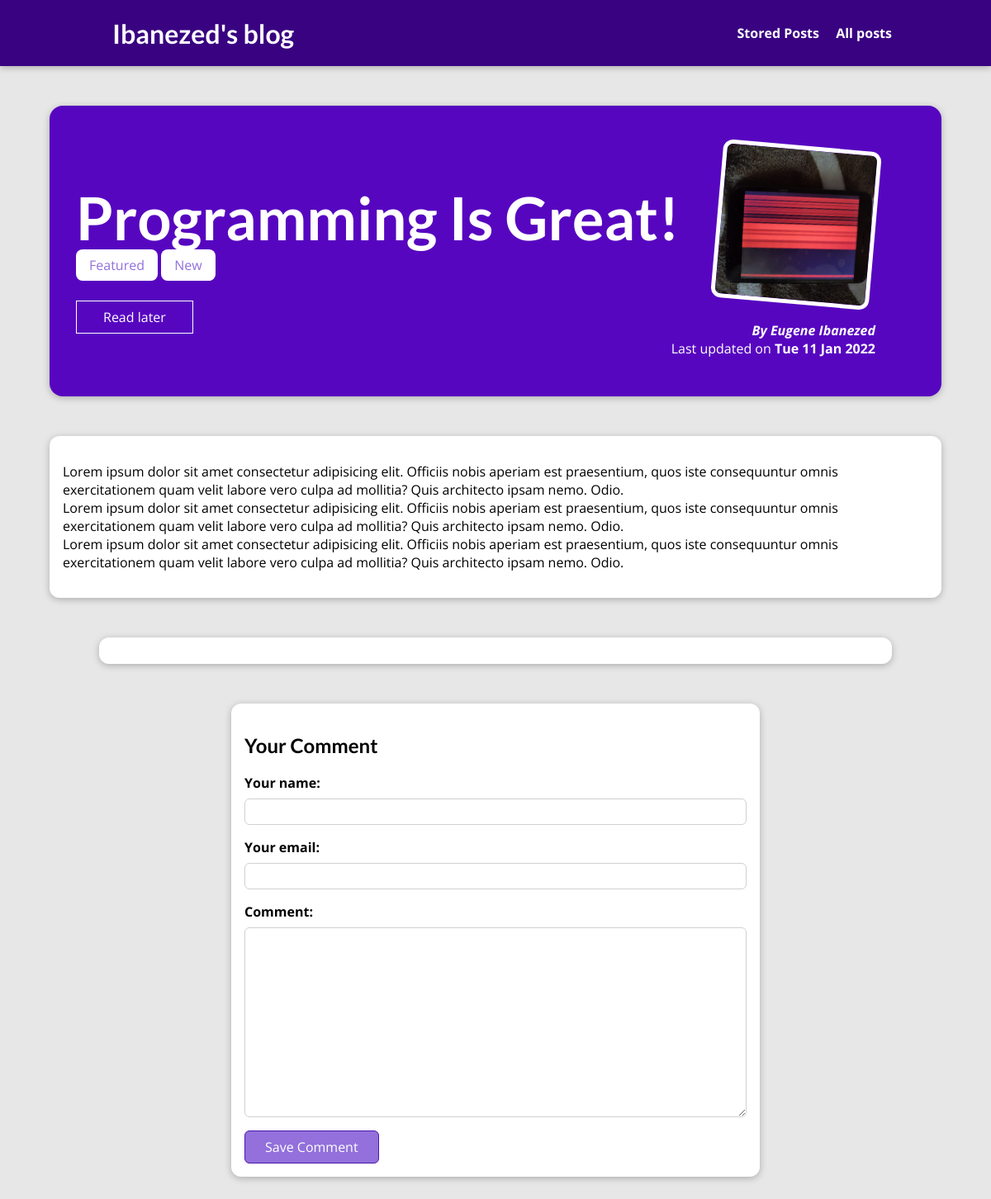
Page /posts/programming-is-fun on the committed database.
### blog/models.py (models this page shows, shortened)
class Post(models.Model):
    slug = models.SlugField(unique=True,db_index=True)
    image_name = models.CharField(max_length=100)
    image = models.ImageField(upload_to='images')
    author = models.ForeignKey(Author, on_delete=models.SET_NULL,null=True,
                               related_name='posts')
    date = models.DateField(auto_now=True)
    title = models.CharField(max_length=150)
    excerpt = models.CharField(max_length=200)
    content = models.TextField(validators=[MinLengthValidator(10)])
    tags = models.ManyToManyField(Tag)

class Tag(models.Model):
    caption = models.CharField(max_length=200)

class Author(models.Model):
    first_name = models.CharField(max_length=100)
    last_name = models.CharField(max_length=100)
    email = models.EmailField(max_length=200)

### blog/views.py (the view, shortened to what this page needs)
# urls.py: path("posts/<slug:slug>",views.PostDetailView.as_view(), name="post_detail_page"),
class PostDetailView(View):
    def is_stored_post(self, request, post_id):
        stored_posts = request.session.get("stored_posts")
        if stored_posts is not None:
            is_saved_for_later = post_id in stored_posts
        else:
            is_saved_for_later = False
        return is_saved_for_later
    def get(self, request,slug):
        post=Post.objects.get(slug=slug)
        context =  {
            "post": post,
            "post_tags": post.tags.all(),
            "comment_form": CommentForm(),
            "comments": post.comments.all().order_by("-id"),
            "saved_for_later": self.is_stored_post(request, post.id)
        }
        return render(request, "blog/post-detail.html", context)

### blog/forms.py
class CommentForm(forms.ModelForm):
    class Meta:
        model = Comment
        exclude = ["post"]
        labels = {
            "name" : "Your name",
            "email" : "Your email",
            "comment_text": "Comment"
        }

### blog/templates/blog/post-detail.html (shortened to what this page needs)
{% extends "base.html" %}
{% load static %}
{% block css_files %}
    <link rel="stylesheet" href="{% static "blog/post-detail.css" %}">
{% endblock %}
{% block content %}
    <section id="summary">
        <h2>{{ post.title }}</h2>
        <div>
            {% for tag in post_tags %}
                <span class="tag">{{ tag.caption }}</span>
            {% endfor %}
        </div>
        <div id="read-later">
            <form action="{% url "favorites" %}" method="post">
                    <button>
                        {% if saved_for_later %}
                            Remove from read later
                        {% else %}
                            Read later
                        {% endif %}
                    </button>
            </form>
        </div>
        <article>
            {% if post.image %}
                <img src="{{ post.image.url }}" alt="">
            {% endif %}
            <address>By <a href="mailto:{{ post.author.email }}">{{ post.author.first_name|title }} {{ post.author.last_name|title }}</a></address>
            <div>
                Last updated on <time>{{ post.date|date:"D d M Y" }}</time>
            </div>
        </article>
    </section>
    <main>
        {{ post.content|linebreaks }}
    </main>
    <section id="comments">
    </section>
    <section  id="comment-form">
        <h2>Your Comment</h2>
        <form action="{% url "post_detail_page" post.slug %}" method="POST">
            {% for form_field in comment_form %}
                <div class="form-control {% if form_field.errors %}invalid{% endif %}">
                    {{ form_field.label_tag }}
                    {{ form_field }}
                </div>
            {% endfor %}
            <button>Save Comment</button>
        </form>
    </section>
{% endblock %}

### templates/base.html (shortened to what this page needs)
{% load static %}
<!DOCTYPE html>
<html lang="en">
<head>
    <link rel="stylesheet" href="{% static "app.css" %}">
    {% block css_files %}{% endblock %}
</head>
<body>
    <header id="main-navigation">
        <h1><a href="{% url "starting-page" %}">Ibanezed's blog</a></h1>
        <nav>
            <a href="{% url "favorites" %}">Stored Posts</a>
            <a href="{% url "posts-page" %}">All posts</a>
        </nav>
    </header>
    {% block content %}
    {% endblock %}
</body>
</html>

### static/app.css (style rules this page uses)
* { box-sizing: border-box; }
html { font-family: 'Open Sans', 'Lato', sans-serif; }
body { margin: 0; }
h1, h2, h3 { font-family: 'Lato', sans-serif; font-weight: bold; }
#main-navigation { width: 100%; height: 5rem; display: flex; justify-content: space-between; align-items: center; padding: 0 10%; position: absolute; top: 0; left: 0; }
#main-navigation a { text-decoration: none; color: white; font-weight: bold; margin-left: 1rem; }

### blog/static/blog/post-detail.css (style rules this page uses)
body { background-color: #e7e7e7; }
#main-navigation { background-color: #390281; box-shadow: 0 2px 8px rgba(0, 0, 0, 0.25); }
#summary { margin: 8rem auto 3rem auto; padding: 2rem; width: 90%; max-width: 90rem; border-radius: 16px; background-color: #5706c0; position: relative; box-shadow: 0 2px 8px rgba(0, 0, 0, 0.25); height: 22rem; }
#summary h2 { color: white; font-size: 4.5rem; margin-bottom:0.25rem; }
#summary article { position: absolute; top: 2rem; right: 3rem; padding: 1rem 2rem; border-radius: 12px; text-align: right; color: white; }
#summary article img { width: 12rem; height: 12rem; border-radius: 12px; transform: rotateZ(5deg); border: 5px solid white; margin-bottom: 1rem; }
#summary address { font-weight: bold; }
#summary a { color: white; text-decoration: none; }
#summary time { font-weight: bold; }
#read-later { margin: 2rem 0; }
#read-later button { background-color: transparent; border: 1px solid white; padding: 0.5rem 2rem; font:inherit; color: white; cursor: pointer; }
main { width: 90%; max-width: 90rem; margin: 3rem auto; background-color: white; padding: 1rem; border-radius: 12px; box-shadow: 0 2px 8px rgba(0, 0, 0, 0.25); }
.tag { background-color:white; color:mediumpurple; padding:0.5rem 1rem; border-radius: 8px; }
#comment-form { margin: 3rem auto; width: 90%; max-width: 40rem; border-radius: 12px; background-color: white; box-shadow: 0 2px 8px rgba(0,0,0,0.25); padding: 1rem; }
#comment-form button { font:inherit; background-color: mediumpurple; color:white; border: 1px solid #4c18b0; padding: 0.5rem 1.5rem; border-radius: 6px; cursor: pointer; }
.form-control { margin-bottom: 1rem; }
.form-control label { font-weight: bold; margin-bottom: 0.5rem; display: block; }
.form-control input,.form-control textarea { display: block; width: 100%; font:inherit; padding: 0.25rem; border-radius: 6px; border: 1px solid #d2d0d0; }
#comments { margin: 3rem auto; width: 90%; max-width: 60rem; border-radius: 12px; background-color: white; box-shadow: 0 2px 8px rgba(0,0,0,0.25); padding: 1rem 2rem; }

### rows in the picture
Post: title "Programming Is Great!", image (picture), author.first_name "Eugene", author.last_name "Ibanezed", date "Tue 11 Jan 2022", content "Lorem ipsum dolor sit amet consectetur adipisicing elit. Officiis nobis aperiam est praesentium, quos iste consequuntur omnis exercitationem quam velit labore vero culpa ad mollitia? Quis architecto ipsam nemo. Odio. Lorem ipsum dolor sit amet consectetur adipisicing elit. Officiis nobis aperiam est praesentium, quos iste consequuntur omnis exercitationem quam velit labore vero culpa ad mollitia? Quis architecto ipsam nemo. Odio. Lorem ipsum dolor sit amet consectetur adipisicing elit. Officiis nobis aperiam est praesentium, quos iste consequuntur omnis exercitationem quam velit labore vero culpa ad mollitia? Quis architecto ipsam nemo. Odio."
Tag: caption "Featured"
Tag: caption "New"
